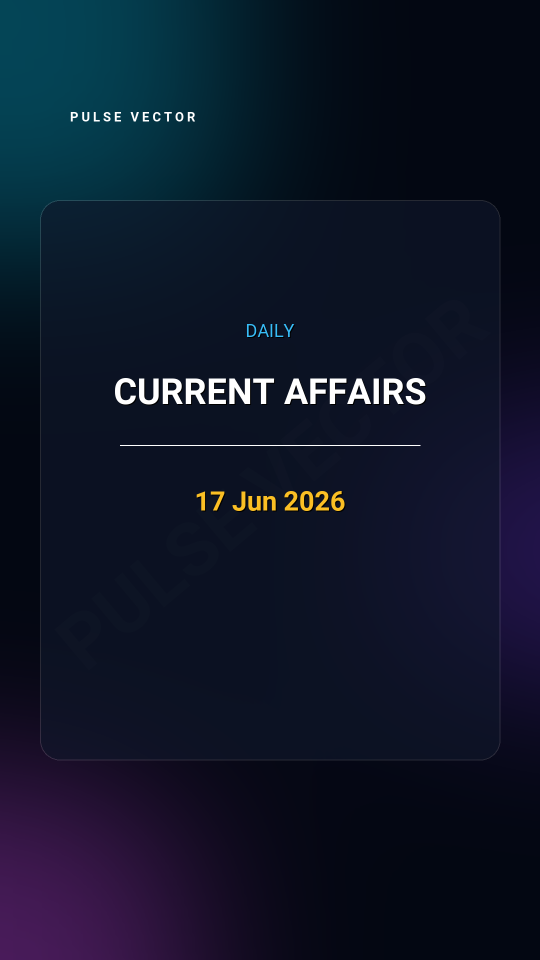
#> input picture POC/thumbnail_poc.png, 1080 x 1920 px (shown at 1/2 size)
$ python -i generate_teaser.py   (imports and definitions only)
#> lines starting #> are read from the running program, lines starting #| are printed output that depends on the picture
import os
import re
import sys
import random
import datetime
import pathlib
import requests
from PIL import Image, ImageDraw, ImageFont, ImageFilter

# Reconfigure stdout/stderr to use UTF-8 to prevent encoding issues with emojis on Windows
# [4 lines not run here, left out]

# Project directory paths
PROJECT_ROOT = pathlib.Path(__file__).parent.parent
FONTS_DIR = PROJECT_ROOT / "fonts"
# [1 line not run here, left out]

# Correct raw URL for ComicNeue-Bold.ttf in the official Google Fonts repository
FONT_URL = "https://github.com/google/fonts/raw/main/ofl/comicneue/ComicNeue-Bold.ttf"
FONT_PATH = FONTS_DIR / "ComicNeue-Bold.ttf"

# Fallback fonts
ROBOTO_BOLD = FONTS_DIR / "Roboto-Bold.ttf"
ROBOTO_REGULAR = FONTS_DIR / "Roboto-Regular.ttf"

# [96 lines left out: functions download_font, create_gradient, parse_teaser_file, not called in this run]

def draw_text_with_shadow(draw, text, x, y, font, shadow_color=(51, 51, 51), text_color=(255, 255, 255), offset=(2, 2), anchor="mm"):
    # Draw shadow
    if shadow_color:
        draw.text((x + offset[0], y + offset[1]), text, font=font, fill=shadow_color, anchor=anchor)
    # Draw text
    draw.text((x, y), text, font=font, fill=text_color, anchor=anchor)

# [52 lines left out: function create_plain_image, not called in this run]

def create_styled_image(data, output_path):
    W, H = 656, 656

    # 1. Background image: Try loading a random template from samples/Templates/
    image = None
    templates_dir = PROJECT_ROOT / "samples" / "Templates"
    templates = list(templates_dir.glob("template_*.png"))

    if templates:
        random_template = random.choice(templates)
        print(f"Selected random template background: {random_template.name}")
        try:
            image = Image.open(random_template).convert("RGBA")
            if image.size != (W, H):
                image = image.resize((W, H), Image.Resampling.LANCZOS)
        except Exception as e:
            print(f"Failed to load template {random_template.name}: {e}. Falling back to default gradient.")

    if image is None:
        # Fallback background diagonal gradient
        image = Image.new("RGBA", (W, H), (0, 0, 0, 0))
        pixels = image.load()
        start_color = (255, 69, 117)
        end_color = (100, 50, 200)
        for y in range(H):
            for x in range(W):
                t = (x + y) / (W + H)
                r = int(start_color[0] * (1 - t) + end_color[0] * t)
                g = int(start_color[1] * (1 - t) + end_color[1] * t)
                b = int(start_color[2] * (1 - t) + end_color[2] * t)
                pixels[x, y] = (r, g, b, 255)

        # Add mesh glows
        glow = Image.new("RGBA", (W, H), (0, 0, 0, 0))
        draw_glow = ImageDraw.Draw(glow)
        draw_glow.ellipse([(-100, -100), (300, 300)], fill=(6, 182, 212, 100))
        draw_glow.ellipse([(350, 350), (750, 750)], fill=(217, 70, 239, 100))
        blurred_glow = glow.filter(ImageFilter.GaussianBlur(80))
        image.alpha_composite(blurred_glow)

    # 2. Add repeating diagonal watermark "pulse-vector"
    # A positive rotation of 30 degrees rotates counter-clockwise.
    # Text originally drawn horizontally will go from bottom-left to top-right.
    watermark_canvas = Image.new("RGBA", (1200, 1200), (0, 0, 0, 0))
    w_draw = ImageDraw.Draw(watermark_canvas)

    # Resolve fonts
    fallback_bold = ROBOTO_BOLD if ROBOTO_BOLD.exists() else None
    fallback_regular = ROBOTO_REGULAR if ROBOTO_REGULAR.exists() else None

    try:
        if FONT_PATH.exists():
            f_watermark_large = ImageFont.truetype(str(FONT_PATH), 28) # repeating watermark size
            f_header = ImageFont.truetype(str(FONT_PATH), 44)
            f_sub = ImageFont.truetype(str(FONT_PATH), 28)
            f_series = ImageFont.truetype(str(FONT_PATH), 42)
            f_options = ImageFont.truetype(str(FONT_PATH), 32)
            f_watermark = ImageFont.truetype(str(FONT_PATH), 14)
            f_date = ImageFont.truetype(str(FONT_PATH), 16)
        else:
            f_watermark_large = ImageFont.truetype(str(fallback_bold), 28) if fallback_bold else ImageFont.load_default()
            f_header = ImageFont.truetype(str(fallback_bold), 44) if fallback_bold else ImageFont.load_default()
            f_sub = ImageFont.truetype(str(fallback_regular), 28) if fallback_regular else ImageFont.load_default()
            f_series = ImageFont.truetype(str(fallback_bold), 42) if fallback_bold else ImageFont.load_default()
            f_options = ImageFont.truetype(str(fallback_regular), 32) if fallback_regular else ImageFont.load_default()
            f_watermark = ImageFont.truetype(str(fallback_regular), 14) if fallback_regular else ImageFont.load_default()
            f_date = ImageFont.truetype(str(fallback_regular), 16) if fallback_regular else ImageFont.load_default()
    except Exception:
        f_watermark_large = f_header = f_sub = f_series = f_options = f_watermark = f_date = ImageFont.load_default()

    # Draw repeating pattern
    x_spacing = 300
    y_spacing = 120
    for y_offset in range(0, 1200, y_spacing):
        shift = (y_offset // y_spacing) % 2 * 150
        for x_offset in range(-150, 1200, x_spacing):
            w_draw.text(
                (x_offset + shift, y_offset),
                "pulse-vector",
                font=f_watermark_large,
                fill=(255, 255, 255, 12), # low opacity (5%)
                anchor="mm"
            )

    # Rotate the watermark canvas by 30 degrees to make it go from bottom-left to top-right
    rotated_watermark = watermark_canvas.rotate(30, resample=Image.BICUBIC)
    image.paste(rotated_watermark, (-272, -272), rotated_watermark)

    # Draw logic on top
    draw = ImageDraw.Draw(image)

    # Header
    draw_text_with_shadow(draw, "Daily Brain Teaser:-", W / 2, 80, f_header, text_color=(251, 191, 36)) # Gold color

    # Date at top-right corner
    date_text = data.get("date", "")
    if date_text:
        draw_text_with_shadow(draw, date_text, W - 40, 45, f_date, text_color=(255, 255, 255, 180), anchor="rt")

    # Question Header
    draw_text_with_shadow(draw, data["question_header"], W / 2, 150, f_sub, text_color=(229, 231, 235))

    # Series Container (Glassmorphic Card)
    card_x1, card_y1, card_x2, card_y2 = 78, 205, 578, 295
    draw.rounded_rectangle(
        [(card_x1, card_y1), (card_x2, card_y2)],
        radius=20,
        fill=(15, 23, 42, 140), # Slate-900 with opacity
        outline=(255, 255, 255, 45),
        width=2
    )
    # Draw Series text inside
    draw_text_with_shadow(draw, data["series"], W / 2, (card_y1 + card_y2) / 2, f_series, text_color=(56, 189, 248)) # Sky blue

    # Draw Options in 2x2 grid
    options = data["options"]
    col1_x = W / 2 - 135
    col2_x = W / 2 + 135

    box_w = 240
    box_h = 70

    row1_y = 370
    row2_y = 475

    coords = [
        (col1_x, row1_y), # a
        (col2_x, row1_y), # b
        (col1_x, row2_y), # c
        (col2_x, row2_y), # d
    ]

    for idx, opt in enumerate(options):
        if idx >= len(coords):
            break
        cx, cy = coords[idx]
        x1, y1 = cx - box_w/2, cy - box_h/2
        x2, y2 = cx + box_w/2, cy + box_h/2

        # Draw Glassmorphic Box
        draw.rounded_rectangle(
            [(x1, y1), (x2, y2)],
            radius=15,
            fill=(15, 23, 42, 120),
            outline=(255, 255, 255, 35),
            width=2
        )

        # Draw option text inside box
        draw_text_with_shadow(draw, opt, cx, cy, f_options, text_color=(255, 255, 255))

    # Draw Watermark at the bottom
    draw_text_with_shadow(draw, "pulse-vector", W / 2, 615, f_watermark, shadow_color=None, text_color=(255, 255, 255, 140))

    # Save image
    output_path.parent.mkdir(parents=True, exist_ok=True)
    image.convert("RGB").save(output_path, "PNG")
    print(f"✅ Recreated STYLED Brain Teaser image saved to: {output_path}")
    return True

# [14 lines left out: function generate_teaser_images, not called in this run]

# [7 lines not run here, left out]

>>> import cv2
>>> picture = cv2.imread('thumbnail_poc.png', cv2.IMREAD_GRAYSCALE)
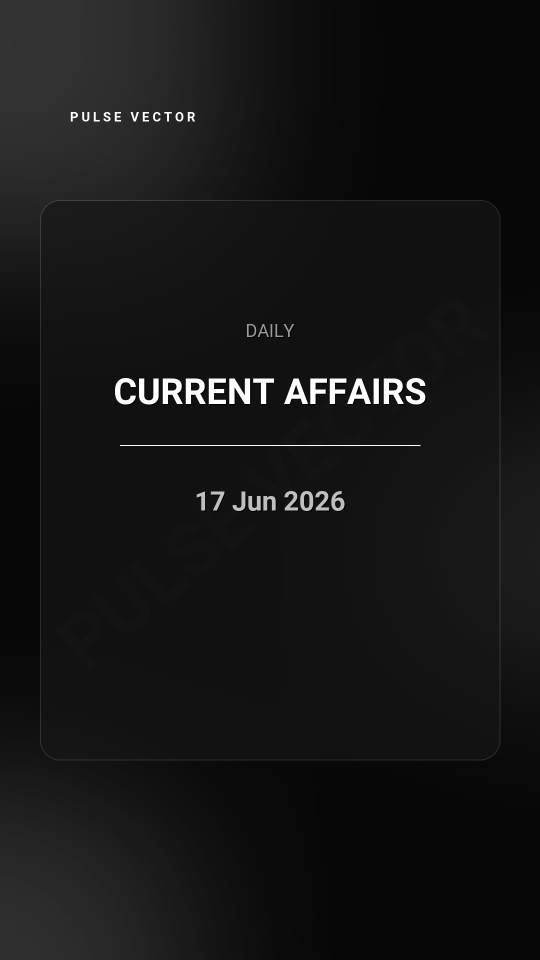
#> picture: shape (1920, 1080) (shown at 1/2 size); min 0, max 255, mean 21.4
>>> result = create_styled_image(picture, 'out.png')
#> in create_styled_image, `image = Image.new("RGBA", (W, H), (0, 0, 0, 0))`: image: PIL image 656x656 RGBA; every value is 0
#> in create_styled_image, `blurred_glow = glow.filter(ImageFilter.GaussianBlur(80))`:
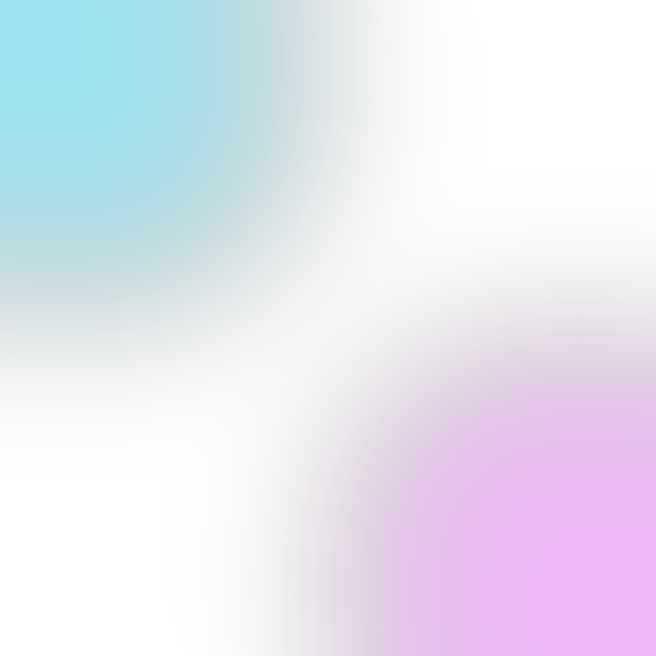
#> blurred_glow: PIL image 656x656 RGBA; mean R, G, B, A 42.6, 47, 84.8, 37.6; transparent parts drawn white
#> in create_styled_image, `image.alpha_composite(blurred_glow)`:
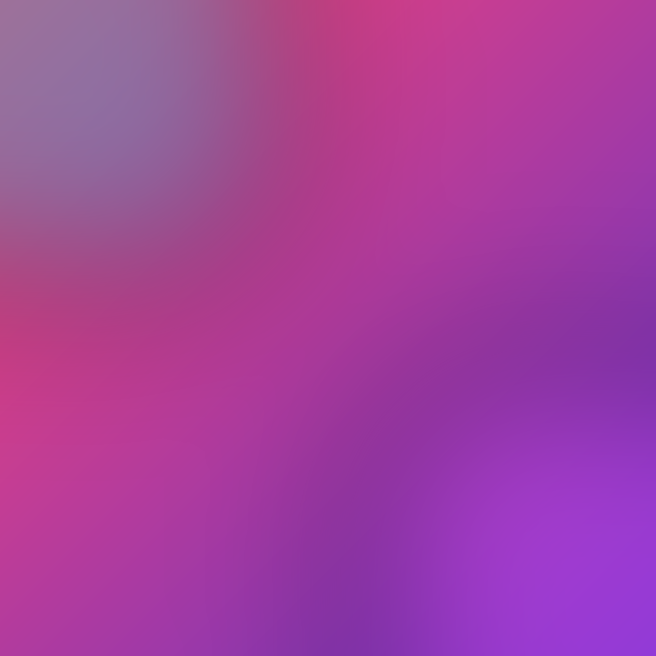
#> image: PIL image 656x656 RGBA; mean R, G, B, A 163, 63.5, 158.4, 255
#> in create_styled_image, `watermark_canvas = Image.new("RGBA", (1200, 1200), (0, 0, 0, 0))`: watermark_canvas: PIL image 1200x1200 RGBA; every value is 0
#> (the run stopped early here; a loop or call above may not have finished)
